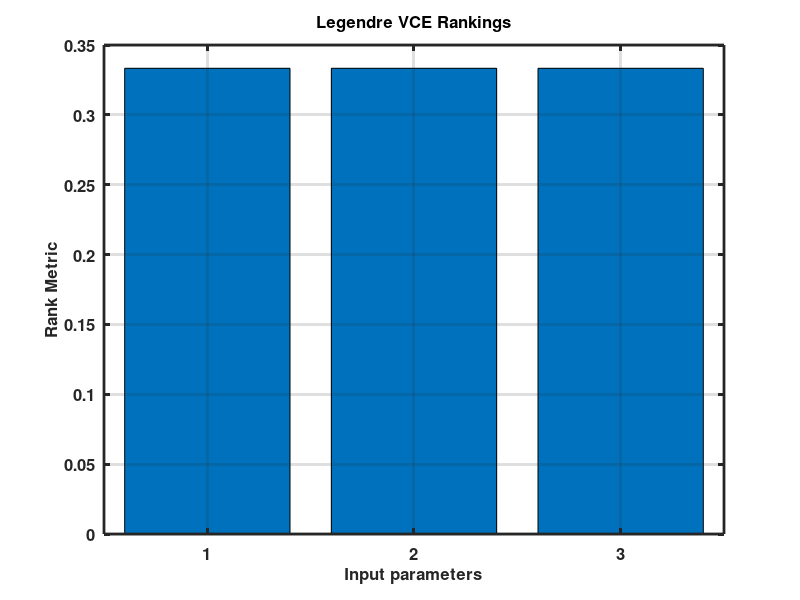

Reproduce this figure in MATLAB.
if exist('noCLF') 
   hold off
else
   clf
end;
A = [
3.333333e-01
3.333333e-01
3.333333e-01
];
bar(A, 0.8);
set(gca,'linewidth',2)
set(gca,'fontweight','bold')
set(gca,'fontsize',12)
grid on
box on
title('Legendre VCE Rankings','FontWeight','bold','FontSize',12)
xlabel('Input parameters','FontWeight','bold','FontSize',12)
ylabel('Rank Metric','FontWeight','bold','FontSize',12)
